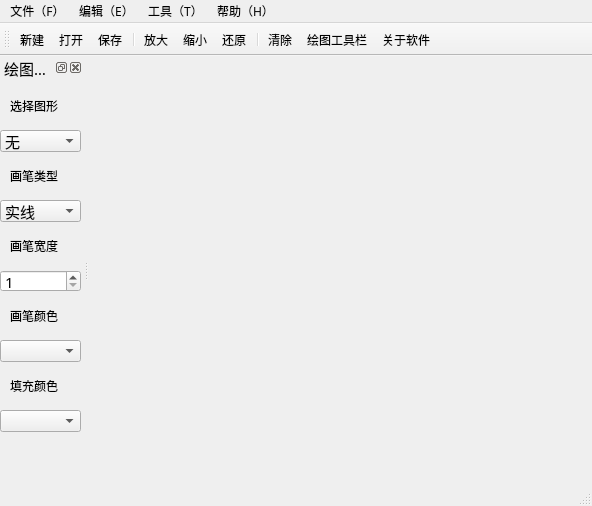
<?xml version="1.0" encoding="UTF-8"?>
<ui version="4.0">
 <class>MainWindow</class>
 <widget class="QMainWindow" name="MainWindow">
  <property name="geometry">
   <rect>
    <x>0</x>
    <y>0</y>
    <width>592</width>
    <height>506</height>
   </rect>
  </property>
  <property name="font">
   <font>
    <family>华文楷体</family>
    <pointsize>9</pointsize>
   </font>
  </property>
  <property name="windowTitle">
   <string>画图</string>
  </property>
  <property name="windowIcon">
   <iconset resource="images.qrc">
    <normaloff>:/new/prefix1/images/tb.png</normaloff>:/new/prefix1/images/tb.png</iconset>
  </property>
  <widget class="QWidget" name="centralWidget"/>
  <widget class="QMenuBar" name="menuBar">
   <property name="geometry">
    <rect>
     <x>0</x>
     <y>0</y>
     <width>592</width>
     <height>20</height>
    </rect>
   </property>
   <widget class="QMenu" name="menu">
    <property name="font">
     <font>
      <family>华文楷体</family>
      <pointsize>9</pointsize>
     </font>
    </property>
    <property name="title">
     <string>文件（F）</string>
    </property>
    <addaction name="action"/>
    <addaction name="action_O"/>
    <addaction name="separator"/>
    <addaction name="action_S"/>
    <addaction name="action_A"/>
    <addaction name="separator"/>
    <addaction name="action_X"/>
    <addaction name="separator"/>
   </widget>
   <widget class="QMenu" name="menu_2">
    <property name="font">
     <font>
      <family>华文楷体</family>
      <pointsize>9</pointsize>
     </font>
    </property>
    <property name="title">
     <string>编辑（E）</string>
    </property>
    <addaction name="action_5"/>
    <addaction name="action_6"/>
    <addaction name="action_7"/>
    <addaction name="separator"/>
    <addaction name="action_2"/>
    <addaction name="action_3"/>
    <addaction name="separator"/>
    <addaction name="action_10"/>
    <addaction name="action_4"/>
    <addaction name="separator"/>
    <addaction name="action_13"/>
   </widget>
   <widget class="QMenu" name="menu_3">
    <property name="font">
     <font>
      <family>华文楷体</family>
      <pointsize>9</pointsize>
     </font>
    </property>
    <property name="title">
     <string>工具（T）</string>
    </property>
    <addaction name="action_14"/>
    <addaction name="separator"/>
   </widget>
   <widget class="QMenu" name="menu_4">
    <property name="font">
     <font>
      <family>华文楷体</family>
      <pointsize>9</pointsize>
     </font>
    </property>
    <property name="title">
     <string>帮助（H）</string>
    </property>
    <addaction name="action_15"/>
    <addaction name="separator"/>
   </widget>
   <addaction name="menu"/>
   <addaction name="menu_2"/>
   <addaction name="menu_3"/>
   <addaction name="menu_4"/>
  </widget>
  <widget class="QStatusBar" name="statusBar"/>
  <widget class="QToolBar" name="toolBar">
   <property name="cursor">
    <cursorShape>ArrowCursor</cursorShape>
   </property>
   <property name="windowTitle">
    <string>toolBar</string>
   </property>
   <attribute name="toolBarArea">
    <enum>TopToolBarArea</enum>
   </attribute>
   <attribute name="toolBarBreak">
    <bool>false</bool>
   </attribute>
   <addaction name="action"/>
   <addaction name="action_O"/>
   <addaction name="action_S"/>
   <addaction name="separator"/>
   <addaction name="action_5"/>
   <addaction name="action_6"/>
   <addaction name="action_7"/>
   <addaction name="separator"/>
   <addaction name="action_13"/>
   <addaction name="action_14"/>
   <addaction name="action_15"/>
  </widget>
  <widget class="QDockWidget" name="dockWidget">
   <property name="minimumSize">
    <size>
     <width>83</width>
     <height>41</height>
    </size>
   </property>
   <property name="font">
    <font>
     <pointsize>11</pointsize>
    </font>
   </property>
   <property name="windowTitle">
    <string>绘图工具</string>
   </property>
   <attribute name="dockWidgetArea">
    <number>1</number>
   </attribute>
   <widget class="QWidget" name="dockWidgetContents_2">
    <widget class="QComboBox" name="comboBox">
     <property name="geometry">
      <rect>
       <x>0</x>
       <y>50</y>
       <width>81</width>
       <height>22</height>
      </rect>
     </property>
     <item>
      <property name="text">
       <string>无</string>
      </property>
     </item>
     <item>
      <property name="text">
       <string>直线</string>
      </property>
     </item>
     <item>
      <property name="text">
       <string>矩形</string>
      </property>
     </item>
     <item>
      <property name="text">
       <string>椭圆</string>
      </property>
     </item>
    </widget>
    <widget class="QComboBox" name="comboBox_2">
     <property name="geometry">
      <rect>
       <x>0</x>
       <y>120</y>
       <width>81</width>
       <height>22</height>
      </rect>
     </property>
     <item>
      <property name="text">
       <string>实线</string>
      </property>
     </item>
     <item>
      <property name="text">
       <string>点线</string>
      </property>
     </item>
    </widget>
    <widget class="QComboBox" name="penColorComboBox">
     <property name="geometry">
      <rect>
       <x>0</x>
       <y>260</y>
       <width>81</width>
       <height>22</height>
      </rect>
     </property>
    </widget>
    <widget class="QComboBox" name="brushColorComboBox">
     <property name="geometry">
      <rect>
       <x>0</x>
       <y>330</y>
       <width>81</width>
       <height>22</height>
      </rect>
     </property>
    </widget>
    <widget class="QLabel" name="label">
     <property name="geometry">
      <rect>
       <x>10</x>
       <y>20</y>
       <width>54</width>
       <height>12</height>
      </rect>
     </property>
     <property name="font">
      <font>
       <pointsize>9</pointsize>
      </font>
     </property>
     <property name="text">
      <string>选择图形</string>
     </property>
    </widget>
    <widget class="QLabel" name="label_2">
     <property name="geometry">
      <rect>
       <x>10</x>
       <y>90</y>
       <width>54</width>
       <height>12</height>
      </rect>
     </property>
     <property name="font">
      <font>
       <pointsize>9</pointsize>
      </font>
     </property>
     <property name="text">
      <string>画笔类型</string>
     </property>
    </widget>
    <widget class="QLabel" name="label_3">
     <property name="geometry">
      <rect>
       <x>10</x>
       <y>160</y>
       <width>54</width>
       <height>12</height>
      </rect>
     </property>
     <property name="font">
      <font>
       <pointsize>9</pointsize>
      </font>
     </property>
     <property name="text">
      <string>画笔宽度</string>
     </property>
    </widget>
    <widget class="QLabel" name="label_4">
     <property name="geometry">
      <rect>
       <x>10</x>
       <y>230</y>
       <width>54</width>
       <height>12</height>
      </rect>
     </property>
     <property name="font">
      <font>
       <pointsize>9</pointsize>
      </font>
     </property>
     <property name="text">
      <string>画笔颜色</string>
     </property>
    </widget>
    <widget class="QLabel" name="label_5">
     <property name="geometry">
      <rect>
       <x>10</x>
       <y>300</y>
       <width>54</width>
       <height>12</height>
      </rect>
     </property>
     <property name="font">
      <font>
       <pointsize>9</pointsize>
      </font>
     </property>
     <property name="text">
      <string>填充颜色</string>
     </property>
    </widget>
    <widget class="QSpinBox" name="spinBox">
     <property name="geometry">
      <rect>
       <x>0</x>
       <y>190</y>
       <width>81</width>
       <height>22</height>
      </rect>
     </property>
     <property name="minimum">
      <number>1</number>
     </property>
     <property name="maximum">
      <number>64</number>
     </property>
    </widget>
   </widget>
  </widget>
  <action name="action">
   <property name="icon">
    <iconset resource="images.qrc">
     <normaloff>:/new/prefix1/images/new.png</normaloff>:/new/prefix1/images/new.png</iconset>
   </property>
   <property name="text">
    <string>新建</string>
   </property>
   <property name="statusTip">
    <string>新建文件夹</string>
   </property>
   <property name="font">
    <font>
     <family>华文楷体</family>
    </font>
   </property>
   <property name="shortcut">
    <string>Ctrl+N</string>
   </property>
  </action>
  <action name="action_O">
   <property name="icon">
    <iconset resource="images.qrc">
     <normaloff>:/new/prefix1/images/open.png</normaloff>:/new/prefix1/images/open.png</iconset>
   </property>
   <property name="text">
    <string>打开</string>
   </property>
   <property name="statusTip">
    <string>打开图像文件</string>
   </property>
   <property name="shortcut">
    <string>Ctrl+O</string>
   </property>
  </action>
  <action name="action_S">
   <property name="icon">
    <iconset resource="images.qrc">
     <normaloff>:/new/prefix1/images/save.png</normaloff>:/new/prefix1/images/save.png</iconset>
   </property>
   <property name="text">
    <string>保存</string>
   </property>
   <property name="statusTip">
    <string>保存当前绘制</string>
   </property>
   <property name="shortcut">
    <string>Ctrl+S</string>
   </property>
  </action>
  <action name="action_A">
   <property name="icon">
    <iconset resource="images.qrc">
     <normaloff>:/new/prefix1/images/saveas.png</normaloff>:/new/prefix1/images/saveas.png</iconset>
   </property>
   <property name="text">
    <string>另存</string>
   </property>
   <property name="statusTip">
    <string>将当前绘制另存为</string>
   </property>
   <property name="shortcut">
    <string>Ctrl+A</string>
   </property>
  </action>
  <action name="action_X">
   <property name="icon">
    <iconset resource="images.qrc">
     <normaloff>:/new/prefix1/images/exit.png</normaloff>:/new/prefix1/images/exit.png</iconset>
   </property>
   <property name="text">
    <string>退出</string>
   </property>
   <property name="statusTip">
    <string>退出程序</string>
   </property>
   <property name="shortcut">
    <string>Ctrl+X</string>
   </property>
  </action>
  <action name="action_5">
   <property name="icon">
    <iconset resource="images.qrc">
     <normaloff>:/new/prefix1/images/zoom-in.png</normaloff>:/new/prefix1/images/zoom-in.png</iconset>
   </property>
   <property name="text">
    <string>放大</string>
   </property>
   <property name="statusTip">
    <string>放大画面</string>
   </property>
   <property name="shortcut">
    <string>PgUp</string>
   </property>
  </action>
  <action name="action_6">
   <property name="icon">
    <iconset resource="images.qrc">
     <normaloff>:/new/prefix1/images/zoom-out.png</normaloff>:/new/prefix1/images/zoom-out.png</iconset>
   </property>
   <property name="text">
    <string>缩小</string>
   </property>
   <property name="statusTip">
    <string>缩小画面</string>
   </property>
   <property name="shortcut">
    <string>PgDown</string>
   </property>
  </action>
  <action name="action_7">
   <property name="icon">
    <iconset resource="images.qrc">
     <normaloff>:/new/prefix1/images/zoom-1.png</normaloff>:/new/prefix1/images/zoom-1.png</iconset>
   </property>
   <property name="text">
    <string>还原</string>
   </property>
   <property name="statusTip">
    <string>原比例显示</string>
   </property>
   <property name="shortcut">
    <string>Home</string>
   </property>
  </action>
  <action name="action_10">
   <property name="icon">
    <iconset resource="images.qrc">
     <normaloff>:/new/prefix1/images/shear.png</normaloff>:/new/prefix1/images/shear.png</iconset>
   </property>
   <property name="text">
    <string>扭曲</string>
   </property>
   <property name="statusTip">
    <string>拉伸图像</string>
   </property>
   <property name="shortcut">
    <string>'</string>
   </property>
  </action>
  <action name="action_13">
   <property name="icon">
    <iconset resource="images.qrc">
     <normaloff>:/new/prefix1/images/clear.png</normaloff>:/new/prefix1/images/clear.png</iconset>
   </property>
   <property name="text">
    <string>清除</string>
   </property>
   <property name="toolTip">
    <string>清除</string>
   </property>
   <property name="statusTip">
    <string>删除全部内容</string>
   </property>
   <property name="shortcut">
    <string>Del</string>
   </property>
  </action>
  <action name="action_14">
   <property name="icon">
    <iconset resource="images.qrc">
     <normaloff>:/new/prefix1/images/tool.png</normaloff>:/new/prefix1/images/tool.png</iconset>
   </property>
   <property name="text">
    <string>绘图工具栏</string>
   </property>
   <property name="statusTip">
    <string>工具栏</string>
   </property>
   <property name="shortcut">
    <string>Alt+T</string>
   </property>
  </action>
  <action name="action_15">
   <property name="icon">
    <iconset resource="images.qrc">
     <normaloff>:/new/prefix1/images/guanyu.png</normaloff>:/new/prefix1/images/guanyu.png</iconset>
   </property>
   <property name="text">
    <string>关于软件</string>
   </property>
   <property name="statusTip">
    <string>关于</string>
   </property>
   <property name="shortcut">
    <string>Alt+H</string>
   </property>
  </action>
  <action name="action_2">
   <property name="icon">
    <iconset resource="images.qrc">
     <normaloff>:/new/prefix1/images/rotate1.png</normaloff>:/new/prefix1/images/rotate1.png</iconset>
   </property>
   <property name="text">
    <string>顺时针旋转</string>
   </property>
   <property name="shortcut">
    <string>[</string>
   </property>
  </action>
  <action name="action_3">
   <property name="icon">
    <iconset resource="images.qrc">
     <normaloff>:/new/prefix1/images/rotate2.png</normaloff>:/new/prefix1/images/rotate2.png</iconset>
   </property>
   <property name="text">
    <string>逆时针旋转</string>
   </property>
   <property name="shortcut">
    <string>]</string>
   </property>
  </action>
  <action name="action_4">
   <property name="icon">
    <iconset resource="images.qrc">
     <normaloff>:/new/prefix1/images/shear.png</normaloff>:/new/prefix1/images/shear.png</iconset>
   </property>
   <property name="text">
    <string>扭曲</string>
   </property>
   <property name="shortcut">
    <string>\</string>
   </property>
  </action>
 </widget>
 <layoutdefault spacing="6" margin="11"/>
 <resources>
  <include location="images.qrc"/>
 </resources>
 <connections/>
</ui>
